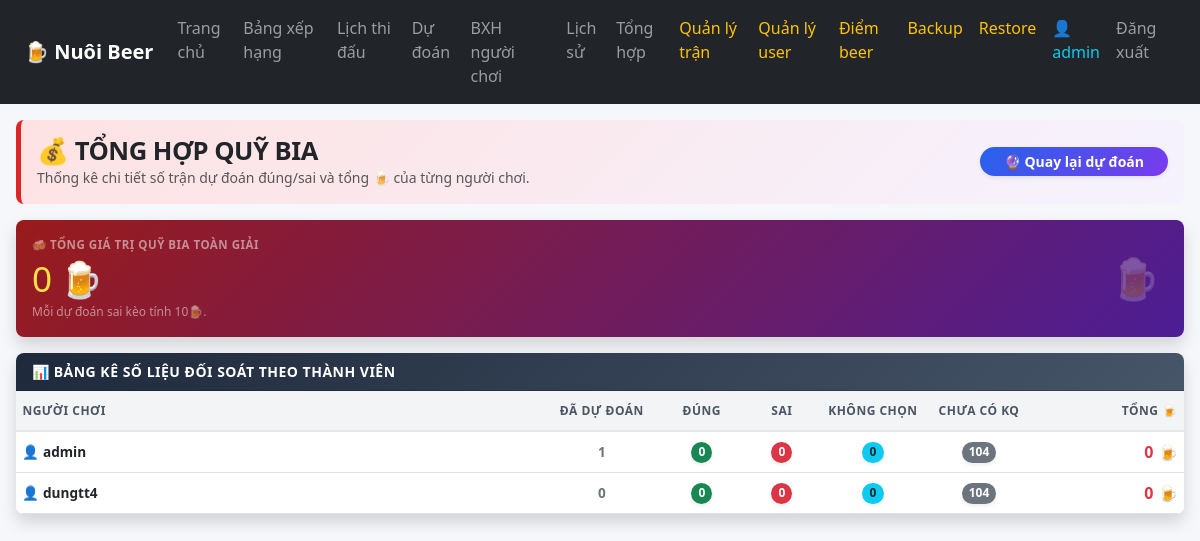
/tong-hop (signed in), run on the app's committed database.
### tables this page shows
CREATE TABLE users (
            id INTEGER PRIMARY KEY AUTOINCREMENT,
            username TEXT UNIQUE NOT NULL,
            password TEXT NOT NULL,
            role TEXT DEFAULT 'user',
            is_active INTEGER DEFAULT 1,
            created_at TIMESTAMP DEFAULT CURRENT_TIMESTAMP
        );

### app.py (the view)
@app.route("/tong-hop")
def summary():
    if not login_required():
        return redirect("/login")
    summary_list = get_summary_data()
    summary_list.sort(key=lambda item: item["total_beer"], reverse=True)
    total_beer = sum(item["total_beer"] for item in summary_list)
    return render_template(
        "tong_hop.html",
        summary_list=summary_list,
        total_beer=total_beer
    )

### app.py (called while the page is built, shortened)
def get_db():
    conn = sqlite3.connect(DB_NAME)
    conn.row_factory = sqlite3.Row
    return conn

def login_required():
    return "user_id" in session

def rows_to_dicts(rows):
    return [dict(row) for row in rows]

def get_matches():
    conn = get_db()
    rows = conn.execute("""
        SELECT
            match_no,
            match_date AS date,
            time_vn,
            stage,
            group_name AS "group",
            home,
            away,
            stadium,
            city,
            score_home,
            score_away,
            handicap_team,
            handicap_value,
            note
        FROM matches
        ORDER BY match_no ASC
    """).fetchall()
    conn.close()
    return rows_to_dicts(rows)

def get_handicap_result(match):
    score_home = match.get("score_home")
    score_away = match.get("score_away")
    if score_home is None or score_away is None:
        return None

@app.context_processor
def utility_processor():
    return {
        "get_handicap_text": get_handicap_text
    }

### templates/tong_hop.html (shortened to what this page needs)
{% extends "base.html" %}
{% block content %}
<div class="container-fluid py-3 px-3" style="max-width: 1400px; margin: 0 auto;">
  <div class="d-flex flex-column flex-sm-row justify-content-between align-items-sm-center gap-2 mb-3 p-3 rounded-3" style="background: linear-gradient(135deg, #fee2e2 0%, #f5f3ff 100%); border-left: 5px solid #dc2626;">
    <div>
      <h2 class="fw-bold mb-0 text-dark" style="font-size: 1.6rem; letter-spacing: -0.5px;">💰 TỔNG HỢP QUỸ BIA</h2>
      <p class="text-muted mb-0 small fw-medium">
        Thống kê chi tiết số trận dự đoán đúng/sai  và tổng 🍺 của từng người chơi.
      </p>
    </div>
    <a href="/du-doan" class="btn btn-sm btn-gradient-primary rounded-pill px-4 align-self-start align-self-sm-center fw-bold text-white shadow-sm">
      🔮 Quay lại dự đoán
    </a>
  </div>
  <div class="card border-0 shadow rounded-3 mb-3 text-white overflow-hidden" style="background: linear-gradient(135deg, #991b1b 0%, #4c1d95 100%);">
    <div class="card-body p-3 d-flex flex-column flex-sm-row justify-content-between align-items-sm-center gap-2">
      <div>
        <div class="text-white-50 fw-bold uppercase tracking-wider small" style="font-size: 0.72rem; letter-spacing: 0.5px;">🍻 TỔNG GIÁ TRỊ QUỸ BIA TOÀN GIẢI</div>
        <div class="display-6 fw-extrabold my-1" style="font-size: 2.2rem; letter-spacing: -1px; color: #fde047;">
          {{ "{:,.0f}".format(total_beer) }} 🍺
        </div>
        <div class="small text-white-50 fw-medium" style="font-size: 0.75rem;">
          Mỗi dự đoán sai kèo tính 10🍺.
        </div>
      </div>
      <div class="fs-1 opacity-25 d-none d-sm-block pe-2">🍺</div>
    </div>
  </div>
  <div class="card border-0 shadow rounded-3 overflow-hidden">
    <div class="card-header bg-gradient-summary py-2 px-3">
      <div class="fw-bold text-white small" style="letter-spacing: 0.5px;">📊 BẢNG KÊ SỐ LIỆU ĐỐI SOÁT THEO THÀNH VIÊN</div>
    </div>
    <div class="table-responsive">
      <table class="table table-hover align-middle mb-0 summary-table">
        <thead>
          <tr>
            <th>Người chơi</th>
            <th class="text-center" style="width: 120px;">Đã dự đoán</th>
            <th class="text-center" style="width: 80px;">Đúng</th>
            <th class="text-center" style="width: 80px;">Sai</th>
            <th class="text-center" style="width: 80px;">Không chọn</th>
            <th class="text-center" style="width: 110px;">Chưa có KQ</th>
            <th class="text-end" style="width: 150px;">Tổng 🍺</th>
          </tr>
        </thead>
        <tbody>
          {% for item in summary_list %}
          <tr>
            <td class="fw-bold text-dark">
              👤 {{ item.username }}
            </td>
            <td class="text-center fw-semibold text-secondary">
              {{ item.total_predictions }}
            </td>
            <td class="text-center">
              <span class="badge bg-success fw-bold shadow-sm" style="font-size: 0.75rem; padding: 0.35em 0.6em;">{{ item.correct }}</span>
            </td>
            <td class="text-center">
              <span class="badge bg-danger fw-bold shadow-sm" style="font-size: 0.75rem; padding: 0.35em 0.6em;">{{ item.wrong }}</span>
            </td>
            <td class="text-center">
              <span class="badge bg-info text-dark fw-bold shadow-sm" style="font-size: 0.75rem; padding: 0.35em 0.6em;">{{ item.missed }}</span>
            </td>
            <td class="text-center">
              <span class="badge bg-secondary fw-bold shadow-sm" style="font-size: 0.75rem; padding: 0.35em 0.6em;">{{ item.pending }}</span>
            </td>
            <td class="text-end text-danger fw-bold fs-6">
              {{ "{:,.0f}".format(item.total_beer) }} 🍺
            </td>
          </tr>
          {% else %}
          <tr>
            <td colspan="7" class="text-center text-muted py-5 fw-medium">
              Chưa có dữ liệu dự đoán.
            </td>
          </tr>
          {% endfor %}
        </tbody>
      </table>
    </div>
  </div>
</div>
{% endblock %}

### templates/base.html (shortened to what this page needs)
<!doctype html>
<html lang="vi">
<head>
  <link href="https://cdn.jsdelivr.net/npm/bootstrap@5.3.8/dist/css/bootstrap.min.css" rel="stylesheet">
  <link rel="stylesheet" href="{{ url_for('static', filename='css/style.css') }}">
</head>
<body>
  <nav class="navbar navbar-expand-lg navbar-dark bg-dark sticky-top">
    <div class="container-fluid px-4">
      <a class="navbar-brand fw-bold" href="/">
        🍺 Nuôi Beer
      </a>
      <div class="collapse navbar-collapse" id="menu">
        <ul class="navbar-nav ms-auto">
          {% if session.get("user_id") %}
            <li class="nav-item"><a class="nav-link" href="/">Trang chủ</a></li>
            <li class="nav-item"><a class="nav-link" href="/bang-xep-hang">Bảng xếp hạng</a></li>
            <li class="nav-item"><a class="nav-link" href="/lich-thi-dau">Lịch thi đấu</a></li>
            <li class="nav-item"><a class="nav-link" href="/du-doan">Dự đoán</a></li>
            <li class="nav-item"><a class="nav-link" href="/leaderboard">BXH người chơi</a></li>
            <li class="nav-item"><a class="nav-link" href="/lich-su-du-doan">Lịch sử</a></li>
            <li class="nav-item"><a class="nav-link" href="/tong-hop">Tổng hợp</a></li>
            {% if session.get("role") == "admin" %}
              <li class="nav-item"><a class="nav-link text-warning" href="/admin/matches">Quản lý trận</a></li>
              <li class="nav-item"><a class="nav-link text-warning" href="/admin/users">Quản lý user</a></li>
              <li class="nav-item"><a class="nav-link text-warning" href="/admin/stage-points">Điểm beer</a></li>
              <li class="nav-item"><a class="nav-link text-warning" href="/admin/backup">Backup</a></li>
              <li class="nav-item"><a class="nav-link text-warning" href="/admin/restore">Restore</a></li>
            {% endif %}
            <li class="nav-item"><span class="nav-link text-info">👤 {{ session.get("username") }}</span></li>
            <li class="nav-item"><a class="nav-link" href="/logout">Đăng xuất</a></li>
          {% else %}
            <li class="nav-item"><a class="nav-link" href="/login">Đăng nhập</a></li>
            <li class="nav-item"><a class="nav-link" href="/register">Đăng ký</a></li>
          {% endif %}
        </ul>
      </div>
    </div>
  </nav>
  <main>
    {% block content %}{% endblock %}
  </main>
</body>
</html>

### static/css/style.css (style rules this page uses)
body { background: #f5f7fa; }
.table th { white-space: nowrap; }
.table td { white-space: nowrap; }
.card { border-radius: 16px; }
.badge { border-radius: 999px; }

### templates/tong_hop.html (style rules this page uses)
.bg-gradient-summary { background: linear-gradient(135deg, #1e293b 0%, #475569 100%) !important; }
.btn-gradient-primary { background: linear-gradient(135deg, #2563eb 0%, #7c3aed 100%); border: none; transition: transform 0.2s, box-shadow 0.2s; }
.summary-table th { font-size: 0.75rem; font-weight: 700; color: #4b5563; text-transform: uppercase; letter-spacing: 0.5px; padding: 0.65rem 0.4rem !important; background-color: #f3f4f6; border-bottom: 2px solid #e5e7eb; }
.summary-table td { font-size: 0.85rem; padding: 0.5rem 0.4rem !important; white-space: nowrap; }
.summary-table tbody tr:nth-child(even) { background-color: #f8fafc; }

### data on the page
users: username "admin", total_predictions "1", correct "0", wrong "0", missed "0", pending "104", total_beer "0"
users: username "dungtt4", total_predictions "0", correct "0", wrong "0", missed "0", pending "104", total_beer "0"

### other printed values
{{ session.get("username") }} "admin"
{{ "{:,.0f}".format(total_beer) }} "0"
